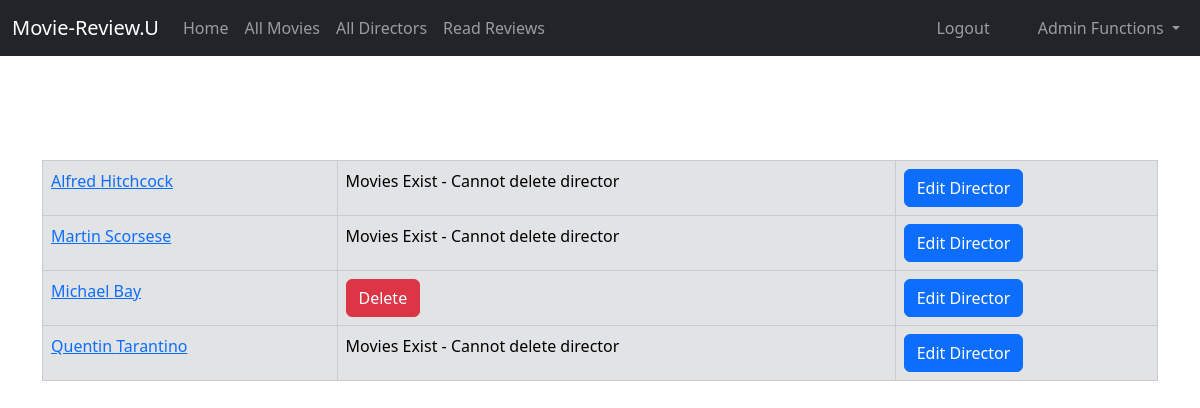
The app's page /director_list/ (signed in) with its own data.
### catalog/models.py (models this page shows, shortened)
class Director(models.Model):
    first_name = models.CharField(max_length=100)
    last_name = models.CharField(max_length=100)
    date_of_birth = models.DateField(null=True, blank=True)
    date_of_death = models.DateField('Died', null=True, blank=True)
    director_photo = models.ImageField(upload_to='image/', null=True, blank=True)
    class Meta:
        ordering = ['first_name', 'last_name']
    def get_absolute_url(self):
        return reverse('director_detail', args=[str(self.id)])

### catalog/views.py (the view)
# urls.py: path('director_list/', views.DirectorListView.as_view(), name='director_list'),
class DirectorListView(LoginRequiredMixin, generic.ListView):
    model = Director

### catalog/templates/catalog/director_list.html (shortened to what this page needs)
{% extends "catalog/base.html" %}
{% block content %}
    <h1>Director List</h1>
    {% if director_list %}
        <table class="table table-bordered">
            {% for director in director_list %}
                <tr class="table-secondary">
                    <td><a href="{{ director.get_absolute_url }}">{{ director.first_name }} {{ director.last_name }}</a></td>
                    {% if user.is_superuser %}
                        {% if director.movie_set.all %}
                            <td>Movies Exist - Cannot delete director</td>
                        {% else %}
                            <td><a href="{% url 'director_delete' pk=director.pk %}"
                                   onclick="return confirm('Are you sure you want to delete?')"
                                   class="btn btn-danger">Delete</a>
                            </td>
                        {% endif %}
                        <td><a href="{% url 'director_update' pk=director.pk %}" class="btn btn-primary">Edit Director</a></td>
                    {% endif %}
                </tr>
            {% endfor %}
        </table>
    {% else %}
        <p>There are no directors displayable at the moment.</p>
    {% endif %}
{% endblock %}

### catalog/templates/catalog/base.html (style rules this page uses)
body { background-image: url("/media/image/camera.jpeg"); background-position: center; margin: 0; padding: 0; color: white; }

### catalog/templates/catalog/director_list.html (style rules this page uses)
body { background-image: url("/media/image/camera.jpeg"); background-position: center; margin: 0; padding: 0; color: white; }

### records on screen
Director: first_name "Alfred", last_name "Hitchcock", shows "Movies Exist - Cannot delete director"
Director: first_name "Martin", last_name "Scorsese", shows "Movies Exist - Cannot delete director"
Director: first_name "Michael", last_name "Bay", shows "Delete"
Director: first_name "Quentin", last_name "Tarantino", shows "Movies Exist - Cannot delete director"
